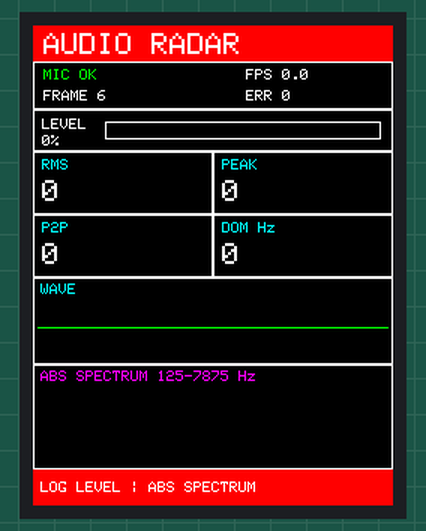
The sketch below on a simulated ESP32-S3. Shown: 240×320 colour display. I2S audio is not simulated (input reads silence); what the sketch prints to the serial monitor is not drawn.

Above: at 1.84 s.
At 39.82 s:
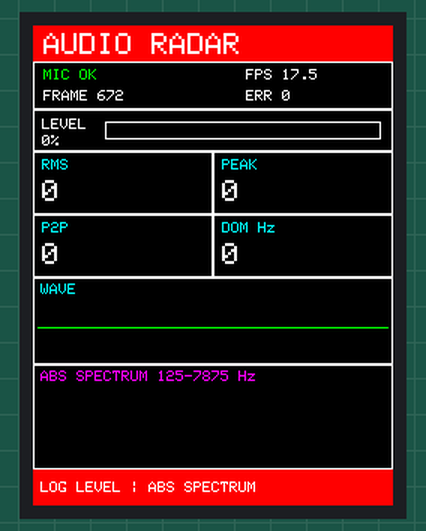

The sketch:

radar.ino
```cpp
/*
  ============================================================
  ESP32 RADAR — УНИВЕРСАЛЬНЫЙ АНАЛИЗАТОР ЗВУКА
  ============================================================

  Оборудование:
    ESP32-S3 N16R8
    TFT ST7789 240x320
    цифровой микрофон ICS-43434

  Возможности:
    - чтение любого звука через I2S;
    - RMS, Peak, P2P, Min, Max и Mean;
    - логарифмический индикатор громкости;
    - осциллограмма из 64 точек;
    - абсолютный спектр из 32 полос;
    - вывод данных через UART0.
*/

#include <Arduino.h>
#include <SPI.h>
#include <Adafruit_GFX.h>
#include <Adafruit_ST7789.h>
#include "driver/i2s.h"
#include <math.h>
#include <stdint.h>

// ============================================================
// TFT ST7789
// ============================================================

static const int TFT_CS_PIN   = 10;
static const int TFT_DC_PIN   = 9;
static const int TFT_RST_PIN  = 8;
static const int TFT_MOSI_PIN = 11;
static const int TFT_SCLK_PIN = 12;

Adafruit_ST7789 tft(
  TFT_CS_PIN,
  TFT_DC_PIN,
  TFT_RST_PIN
);

// ============================================================
// МИКРОФОН ICS-43434
// ============================================================

static const int I2S_BCLK_PIN = 4;
static const int I2S_WS_PIN   = 5;
static const int I2S_DATA_PIN = 6;

static const i2s_port_t I2S_PORT =
  I2S_NUM_0;

// ============================================================
// ПАРАМЕТРЫ АНАЛИЗА
// ============================================================

static const int SAMPLE_RATE = 16000;
static const int READ_SAMPLES = 512;

static const int WAVE_POINTS = 64;
static const int SPECTRUM_BANDS = 32;

static const int WARMUP_BUFFERS = 8;

// Serial примерно 8 раз в секунду.
static const int SERIAL_EVERY_FRAMES = 3;

// TFT примерно 4 раза в секунду.
static const int TFT_EVERY_FRAMES = 6;

// Центры спектральных полос: 125, 375 ... 7875 Гц.
static const float SPECTRUM_FIRST_HZ =
  125.0f;

static const float SPECTRUM_STEP_HZ =
  250.0f;

// Диапазон логарифмического индикатора громкости.
static const float RMS_SCALE_MIN =
  5000.0f;

static const float RMS_SCALE_MAX =
  700000.0f;

// Диапазон абсолютной шкалы спектра.
static const float SPECTRUM_SCALE_MIN =
  300.0f;

static const float SPECTRUM_SCALE_MAX =
  150000.0f;

// Порог приближения к пределу 24-битного сигнала.
static const int32_t CLIP_THRESHOLD =
  7500000;

// ============================================================
// БУФЕРЫ И ДАННЫЕ
// ============================================================

int32_t samples[READ_SAMPLES];

struct AudioFrame {
  uint32_t frameNumber;
  uint32_t timeMs;

  int count;

  int32_t mean;
  int32_t minimum;
  int32_t maximum;

  int32_t rms;
  int32_t peak;
  int32_t p2p;

  int levelPercent;
  int clip;

  int16_t wave[WAVE_POINTS];
  uint16_t spectrum[SPECTRUM_BANDS];

  float spectrumMaximum;
  float dominantFrequency;
  float dominantAmplitude;
};

AudioFrame currentFrame;

bool micReady = false;

uint32_t frameCounter = 0;
uint32_t readErrors = 0;

uint32_t fpsStartedAt = 0;
uint32_t fpsFrameCount = 0;

float currentFps = 0.0f;

// ============================================================
// ВСПОМОГАТЕЛЬНЫЕ ФУНКЦИИ
// ============================================================

int clampInt(
  int value,
  int minimum,
  int maximum
) {
  if (value < minimum) {
    return minimum;
  }

  if (value > maximum) {
    return maximum;
  }

  return value;
}

int32_t absoluteInt32(int32_t value) {
  if (value == INT32_MIN) {
    return INT32_MAX;
  }

  return value < 0
    ? -value
    : value;
}

// Логарифмическая шкала громкости.
int rmsToPercent(int32_t rms) {
  float value =
    (float)rms;

  if (value <= RMS_SCALE_MIN) {
    return 0;
  }

  if (value >= RMS_SCALE_MAX) {
    return 100;
  }

  float currentDb =
    20.0f *
    log10f(
      value /
      RMS_SCALE_MIN
    );

  float maximumDb =
    20.0f *
    log10f(
      RMS_SCALE_MAX /
      RMS_SCALE_MIN
    );

  int percent =
    (int)roundf(
      currentDb /
      maximumDb *
      100.0f
    );

  return clampInt(
    percent,
    0,
    100
  );
}

// Абсолютная логарифмическая шкала спектра.
uint16_t spectrumAmplitudeToLevel(
  float amplitude
) {
  if (amplitude <= SPECTRUM_SCALE_MIN) {
    return 0;
  }

  if (amplitude >= SPECTRUM_SCALE_MAX) {
    return 1000;
  }

  float currentDb =
    20.0f *
    log10f(
      amplitude /
      SPECTRUM_SCALE_MIN
    );

  float maximumDb =
    20.0f *
    log10f(
      SPECTRUM_SCALE_MAX /
      SPECTRUM_SCALE_MIN
    );

  int level =
    (int)roundf(
      currentDb /
      maximumDb *
      1000.0f
    );

  return
    (uint16_t)clampInt(
      level,
      0,
      1000
    );
}

void formatCompact(
  double value,
  char *buffer,
  size_t bufferSize
) {
  double absoluteValue =
    fabs(value);

  if (absoluteValue >= 1000000.0) {
    snprintf(
      buffer,
      bufferSize,
      "%.1fM",
      value / 1000000.0
    );
  } else if (absoluteValue >= 1000.0) {
    snprintf(
      buffer,
      bufferSize,
      "%.1fK",
      value / 1000.0
    );
  } else {
    snprintf(
      buffer,
      bufferSize,
      "%.0f",
      value
    );
  }
}

// ============================================================
// I2S
// ============================================================

bool setupI2S() {
  i2s_config_t config = {
    .mode =
      (i2s_mode_t)(
        I2S_MODE_MASTER |
        I2S_MODE_RX
      ),

    .sample_rate =
      SAMPLE_RATE,

    .bits_per_sample =
      I2S_BITS_PER_SAMPLE_32BIT,

    .channel_format =
      I2S_CHANNEL_FMT_ONLY_LEFT,

    .communication_format =
      I2S_COMM_FORMAT_STAND_I2S,

    .intr_alloc_flags =
      ESP_INTR_FLAG_LEVEL1,

    .dma_buf_count =
      8,

    .dma_buf_len =
      256,

    .use_apll =
      false,

    .tx_desc_auto_clear =
      false,

    .fixed_mclk =
      0
  };

  i2s_pin_config_t pins = {
    .bck_io_num =
      I2S_BCLK_PIN,

    .ws_io_num =
      I2S_WS_PIN,

    .data_out_num =
      I2S_PIN_NO_CHANGE,

    .data_in_num =
      I2S_DATA_PIN
  };

  esp_err_t error =
    i2s_driver_install(
      I2S_PORT,
      &config,
      0,
      nullptr
    );

  if (error != ESP_OK) {
    Serial.printf(
      "# I2S_DRIVER_ERROR=%d\n",
      (int)error
    );

    return false;
  }

  error =
    i2s_set_pin(
      I2S_PORT,
      &pins
    );

  if (error != ESP_OK) {
    Serial.printf(
      "# I2S_PIN_ERROR=%d\n",
      (int)error
    );

    return false;
  }

  i2s_zero_dma_buffer(
    I2S_PORT
  );

  return true;
}

void warmUpMicrophone() {
  for (
    int bufferNumber = 0;
    bufferNumber < WARMUP_BUFFERS;
    bufferNumber++
  ) {
    size_t bytesRead = 0;

    i2s_read(
      I2S_PORT,
      samples,
      sizeof(samples),
      &bytesRead,
      pdMS_TO_TICKS(100)
    );
  }
}

// ============================================================
// СПЕКТР
// ============================================================

float calculateBandAmplitude(
  float frequency,
  int count,
  int32_t mean
) {
  const float pi =
    3.14159265358979323846f;

  float omega =
    2.0f *
    pi *
    frequency /
    SAMPLE_RATE;

  float coefficient =
    2.0f *
    cosf(omega);

  float q0 = 0.0f;
  float q1 = 0.0f;
  float q2 = 0.0f;

  for (
    int index = 0;
    index < count;
    index++
  ) {
    float value =
      (float)(
        (samples[index] >> 8) -
        mean
      );

    q0 =
      value +
      coefficient * q1 -
      q2;

    q2 = q1;
    q1 = q0;
  }

  float power =
    q1 * q1 +
    q2 * q2 -
    coefficient * q1 * q2;

  if (power < 0.0f) {
    power = 0.0f;
  }

  return
    2.0f *
    sqrtf(power) /
    count;
}

void calculateSpectrum(
  int count,
  int32_t mean
) {
  float maximumAmplitude = 0.0f;
  float dominantAmplitude = 0.0f;
  float dominantFrequency = 0.0f;

  for (
    int band = 0;
    band < SPECTRUM_BANDS;
    band++
  ) {
    float frequency =
      SPECTRUM_FIRST_HZ +
      band *
      SPECTRUM_STEP_HZ;

    float amplitude =
      calculateBandAmplitude(
        frequency,
        count,
        mean
      );

    currentFrame.spectrum[band] =
      spectrumAmplitudeToLevel(
        amplitude
      );

    if (
      amplitude >
      maximumAmplitude
    ) {
      maximumAmplitude =
        amplitude;
    }

    if (
      amplitude >
      dominantAmplitude
    ) {
      dominantAmplitude =
        amplitude;

      dominantFrequency =
        frequency;
    }
  }

  currentFrame.spectrumMaximum =
    maximumAmplitude;

  currentFrame.dominantFrequency =
    dominantFrequency;

  currentFrame.dominantAmplitude =
    dominantAmplitude;
}

// ============================================================
// ОСЦИЛЛОГРАММА
// ============================================================

void calculateWave(
  int count,
  int32_t mean
) {
  int32_t maximumAbsolute = 1;

  for (
    int index = 0;
    index < count;
    index++
  ) {
    int32_t centered =
      (samples[index] >> 8) -
      mean;

    int32_t absoluteValue =
      absoluteInt32(centered);

    if (
      absoluteValue >
      maximumAbsolute
    ) {
      maximumAbsolute =
        absoluteValue;
    }
  }

  for (
    int point = 0;
    point < WAVE_POINTS;
    point++
  ) {
    int sourceIndex =
      (
        point *
        (count - 1)
      ) /
      (
        WAVE_POINTS - 1
      );

    int32_t centered =
      (samples[sourceIndex] >> 8) -
      mean;

    int32_t normalized =
      (
        (int64_t)centered *
        1000
      ) /
      maximumAbsolute;

    currentFrame.wave[point] =
      (int16_t)clampInt(
        normalized,
        -1000,
        1000
      );
  }
}

// ============================================================
// ЧТЕНИЕ МИКРОФОНА
// ============================================================

bool readMicrophone() {
  size_t bytesRead = 0;

  esp_err_t error =
    i2s_read(
      I2S_PORT,
      samples,
      sizeof(samples),
      &bytesRead,
      pdMS_TO_TICKS(100)
    );

  if (
    error != ESP_OK ||
    bytesRead == 0
  ) {
    readErrors++;
    return false;
  }

  int count =
    bytesRead /
    sizeof(int32_t);

  if (count <= 0) {
    readErrors++;
    return false;
  }

  int64_t sum = 0;

  int32_t minimumValue =
    INT32_MAX;

  int32_t maximumValue =
    INT32_MIN;

  for (
    int index = 0;
    index < count;
    index++
  ) {
    int32_t value =
      samples[index] >> 8;

    sum += value;

    if (value < minimumValue) {
      minimumValue = value;
    }

    if (value > maximumValue) {
      maximumValue = value;
    }
  }

  int32_t mean =
    (int32_t)(
      sum /
      count
    );

  uint64_t squareSum = 0;
  int32_t peak = 0;

  for (
    int index = 0;
    index < count;
    index++
  ) {
    int32_t centered =
      (samples[index] >> 8) -
      mean;

    int32_t absoluteValue =
      absoluteInt32(centered);

    if (absoluteValue > peak) {
      peak = absoluteValue;
    }

    int64_t square =
      (int64_t)centered *
      (int64_t)centered;

    squareSum +=
      (uint64_t)square;
  }

  double meanSquare =
    (double)squareSum /
    count;

  int32_t rms =
    (int32_t)sqrt(meanSquare);

  currentFrame.frameNumber =
    ++frameCounter;

  currentFrame.timeMs =
    millis();

  currentFrame.count =
    count;

  currentFrame.mean =
    mean;

  currentFrame.minimum =
    minimumValue;

  currentFrame.maximum =
    maximumValue;

  currentFrame.rms =
    rms;

  currentFrame.peak =
    peak;

  currentFrame.p2p =
    maximumValue -
    minimumValue;

  currentFrame.levelPercent =
    rmsToPercent(rms);

  currentFrame.clip =
    peak >= CLIP_THRESHOLD
      ? 1
      : 0;

  calculateWave(
    count,
    mean
  );

  calculateSpectrum(
    count,
    mean
  );

  fpsFrameCount++;

  return true;
}

// ============================================================
// FPS
// ============================================================

void updateFps() {
  uint32_t now =
    millis();

  uint32_t elapsed =
    now -
    fpsStartedAt;

  if (elapsed < 1000) {
    return;
  }

  currentFps =
    (
      (float)fpsFrameCount *
      1000.0f
    ) /
    elapsed;

  fpsFrameCount = 0;
  fpsStartedAt = now;
}

// ============================================================
// TFT
// ============================================================

void drawStaticInterface() {
  tft.fillScreen(
    ST77XX_BLACK
  );

  tft.fillRect(
    0,
    0,
    240,
    24,
    ST77XX_RED
  );

  tft.setTextSize(2);

  tft.setTextColor(
    ST77XX_WHITE,
    ST77XX_RED
  );

  tft.setCursor(7, 5);
  tft.print("AUDIO RADAR");

  tft.drawRect(0, 24, 240, 32, ST77XX_WHITE);
  tft.drawRect(0, 56, 240, 28, ST77XX_WHITE);

  tft.drawRect(0, 84, 120, 42, ST77XX_WHITE);
  tft.drawRect(120, 84, 120, 42, ST77XX_WHITE);

  tft.drawRect(0, 126, 120, 42, ST77XX_WHITE);
  tft.drawRect(120, 126, 120, 42, ST77XX_WHITE);

  tft.drawRect(0, 168, 240, 58, ST77XX_WHITE);
  tft.drawRect(0, 226, 240, 70, ST77XX_WHITE);

  tft.fillRect(
    0,
    296,
    240,
    24,
    ST77XX_RED
  );

  tft.setTextSize(1);

  tft.setTextColor(
    ST77XX_WHITE,
    ST77XX_RED
  );

  tft.setCursor(5, 304);
  tft.print("LOG LEVEL | ABS SPECTRUM");
}

void drawValueCell(
  int x,
  int y,
  int width,
  int height,
  const char *label,
  double value,
  uint16_t labelColor
) {
  char valueText[20];

  formatCompact(
    value,
    valueText,
    sizeof(valueText)
  );

  tft.fillRect(
    x + 1,
    y + 1,
    width - 2,
    height - 2,
    ST77XX_BLACK
  );

  tft.setTextSize(1);

  tft.setTextColor(
    labelColor,
    ST77XX_BLACK
  );

  tft.setCursor(
    x + 6,
    y + 5
  );

  tft.print(label);

  tft.setTextSize(2);

  tft.setTextColor(
    ST77XX_WHITE,
    ST77XX_BLACK
  );

  tft.setCursor(
    x + 6,
    y + 19
  );

  tft.print(valueText);
}

void drawWaveform() {
  const int graphX = 3;
  const int graphTop = 181;
  const int graphBottom = 221;
  const int graphMiddle =
    (
      graphTop +
      graphBottom
    ) /
    2;

  tft.fillRect(
    1,
    169,
    238,
    56,
    ST77XX_BLACK
  );

  tft.setTextSize(1);

  tft.setTextColor(
    ST77XX_CYAN,
    ST77XX_BLACK
  );

  tft.setCursor(5, 172);
  tft.print("WAVE");

  tft.drawFastHLine(
    graphX,
    graphMiddle,
    234,
    ST77XX_BLUE
  );

  int previousX =
    graphX;

  int previousY =
    graphMiddle;

  for (
    int point = 0;
    point < WAVE_POINTS;
    point++
  ) {
    int x =
      graphX +
      (
        point *
        233
      ) /
      (
        WAVE_POINTS - 1
      );

    int y =
      graphMiddle -
      (
        currentFrame.wave[point] *
        19
      ) /
      1000;

    y =
      clampInt(
        y,
        graphTop,
        graphBottom
      );

    if (point > 0) {
      tft.drawLine(
        previousX,
        previousY,
        x,
        y,
        ST77XX_GREEN
      );
    }

    previousX = x;
    previousY = y;
  }
}

void drawSpectrum() {
  const int graphX = 4;
  const int graphY = 241;
  const int graphHeight = 50;
  const int barWidth = 7;

  tft.fillRect(
    1,
    227,
    238,
    68,
    ST77XX_BLACK
  );

  tft.setTextSize(1);

  tft.setTextColor(
    ST77XX_MAGENTA,
    ST77XX_BLACK
  );

  tft.setCursor(5, 230);
  tft.print("ABS SPECTRUM 125-7875 Hz");

  for (
    int band = 0;
    band < SPECTRUM_BANDS;
    band++
  ) {
    int height =
      (
        currentFrame.spectrum[band] *
        graphHeight
      ) /
      1000;

    height =
      clampInt(
        height,
        0,
        graphHeight
      );

    int x =
      graphX +
      band *
      barWidth;

    int y =
      graphY +
      graphHeight -
      height;

    uint16_t color =
      height < 18
        ? ST77XX_BLUE
        : (
            height < 32
              ? ST77XX_GREEN
              : (
                  height < 44
                    ? ST77XX_YELLOW
                    : ST77XX_RED
                )
          );

    tft.fillRect(
      x,
      graphY,
      barWidth - 1,
      graphHeight,
      ST77XX_BLACK
    );

    if (height > 0) {
      tft.fillRect(
        x,
        y,
        barWidth - 1,
        height,
        color
      );
    }
  }
}

void drawNoData() {
  tft.fillRect(
    1,
    25,
    238,
    30,
    ST77XX_BLACK
  );

  tft.setTextSize(2);

  tft.setTextColor(
    ST77XX_YELLOW,
    ST77XX_BLACK
  );

  tft.setCursor(7, 33);
  tft.print("MIC NO DATA");
}

void updateScreen() {
  tft.fillRect(
    1,
    25,
    238,
    30,
    ST77XX_BLACK
  );

  tft.setTextSize(1);

  tft.setTextColor(
    ST77XX_GREEN,
    ST77XX_BLACK
  );

  tft.setCursor(7, 29);
  tft.print("MIC OK");

  tft.setTextColor(
    ST77XX_WHITE,
    ST77XX_BLACK
  );

  tft.setCursor(7, 43);
  tft.print("FRAME ");
  tft.print(
    currentFrame.frameNumber
  );

  tft.setCursor(142, 29);
  tft.print("FPS ");
  tft.print(
    currentFps,
    1
  );

  tft.setCursor(142, 43);
  tft.print("ERR ");
  tft.print(
    readErrors
  );

  tft.fillRect(
    1,
    57,
    238,
    26,
    ST77XX_BLACK
  );

  tft.setTextSize(1);

  tft.setTextColor(
    ST77XX_WHITE,
    ST77XX_BLACK
  );

  tft.setCursor(6, 62);
  tft.print("LEVEL");

  tft.setCursor(6, 73);
  tft.print(
    currentFrame.levelPercent
  );
  tft.print("%");

  int barX = 48;
  int barY = 64;
  int barWidth = 184;
  int barHeight = 12;

  tft.drawRect(
    barX,
    barY,
    barWidth,
    barHeight,
    ST77XX_WHITE
  );

  tft.fillRect(
    barX + 1,
    barY + 1,
    barWidth - 2,
    barHeight - 2,
    ST77XX_BLACK
  );

  int fillWidth =
    (
      currentFrame.levelPercent *
      (barWidth - 2)
    ) /
    100;

  uint16_t levelColor =
    currentFrame.clip
      ? ST77XX_RED
      : (
          currentFrame.levelPercent < 65
            ? ST77XX_GREEN
            : (
                currentFrame.levelPercent < 85
                  ? ST77XX_YELLOW
                  : ST77XX_RED
              )
        );

  tft.fillRect(
    barX + 1,
    barY + 1,
    fillWidth,
    barHeight - 2,
    levelColor
  );

  if (currentFrame.clip) {
    tft.setTextColor(
      ST77XX_RED,
      ST77XX_BLACK
    );

    tft.setCursor(205, 57);
    tft.print("CLIP");
  }

  drawValueCell(
    0,
    84,
    120,
    42,
    "RMS",
    currentFrame.rms,
    ST77XX_CYAN
  );

  drawValueCell(
    120,
    84,
    120,
    42,
    "PEAK",
    currentFrame.peak,
    ST77XX_CYAN
  );

  drawValueCell(
    0,
    126,
    120,
    42,
    "P2P",
    currentFrame.p2p,
    ST77XX_CYAN
  );

  drawValueCell(
    120,
    126,
    120,
    42,
    "DOM Hz",
    currentFrame.dominantFrequency,
    ST77XX_CYAN
  );

  drawWaveform();
  drawSpectrum();
}

// ============================================================
// SERIAL
// ============================================================

void printSerialFrame() {
  Serial.printf(
    "FRAME T_MS=%lu ID=%lu COUNT=%d MEAN=%ld MIN=%ld MAX=%ld RMS=%ld PEAK=%ld P2P=%ld LEVEL=%d CLIP=%d DOM_HZ=%.1f DOM_AMP=%.1f SPEC_MAX=%.1f READ_ERR=%lu FPS=%.1f\n",
    (unsigned long)currentFrame.timeMs,
    (unsigned long)currentFrame.frameNumber,
    currentFrame.count,
    (long)currentFrame.mean,
    (long)currentFrame.minimum,
    (long)currentFrame.maximum,
    (long)currentFrame.rms,
    (long)currentFrame.peak,
    (long)currentFrame.p2p,
    currentFrame.levelPercent,
    currentFrame.clip,
    currentFrame.dominantFrequency,
    currentFrame.dominantAmplitude,
    currentFrame.spectrumMaximum,
    (unsigned long)readErrors,
    currentFps
  );

  Serial.printf(
    "WAVE T_MS=%lu DATA=",
    (unsigned long)currentFrame.timeMs
  );

  for (
    int point = 0;
    point < WAVE_POINTS;
    point++
  ) {
    if (point > 0) {
      Serial.print(",");
    }

    Serial.print(
      currentFrame.wave[point]
    );
  }

  Serial.println();

  Serial.printf(
    "SPECTRUM T_MS=%lu FIRST_HZ=%.1f STEP_HZ=%.1f SCALE=ABS_LOG DATA=",
    (unsigned long)currentFrame.timeMs,
    SPECTRUM_FIRST_HZ,
    SPECTRUM_STEP_HZ
  );

  for (
    int band = 0;
    band < SPECTRUM_BANDS;
    band++
  ) {
    if (band > 0) {
      Serial.print(",");
    }

    Serial.print(
      currentFrame.spectrum[band]
    );
  }

  Serial.println();
  Serial.println("---");
}

// ============================================================
// SETUP И LOOP
// ============================================================

void setup() {
  Serial.begin(115200);

  delay(800);

  Serial.println();
  Serial.println("# ESP32 RADAR UNIVERSAL AUDIO MONITOR");
  Serial.println("# ESP32-S3 + ST7789 + ICS-43434");
  Serial.println("# FORMAT=FRAME,WAVE,SPECTRUM");
  Serial.println("# LEVEL_SCALE=LOG");
  Serial.println("# SPECTRUM_SCALE=ABS_LOG");
  Serial.println("# SPECTRUM_BANDS=32");
  Serial.println("# SPECTRUM_RANGE=125..7875Hz");

  Serial.printf(
    "# SAMPLE_RATE=%d READ_SAMPLES=%d WAVE_POINTS=%d\n",
    SAMPLE_RATE,
    READ_SAMPLES,
    WAVE_POINTS
  );

  SPI.begin(
    TFT_SCLK_PIN,
    -1,
    TFT_MOSI_PIN,
    TFT_CS_PIN
  );

  tft.init(
    240,
    320
  );

  tft.setRotation(0);

  drawStaticInterface();
  drawNoData();

  micReady =
    setupI2S();

  if (micReady) {
    Serial.println("# MIC=I2S_READY");
    Serial.println("# MIC=WARMUP");

    warmUpMicrophone();

    Serial.println("# MIC=READY");
  } else {
    Serial.println("# MIC=I2S_ERROR");
  }

  fpsStartedAt =
    millis();
}

void loop() {
  if (!micReady) {
    drawNoData();
    delay(500);
    return;
  }

  bool frameOk =
    readMicrophone();

  updateFps();

  if (!frameOk) {
    return;
  }

  if (
    currentFrame.frameNumber %
    SERIAL_EVERY_FRAMES ==
    0
  ) {
    printSerialFrame();
  }

  if (
    currentFrame.frameNumber %
    TFT_EVERY_FRAMES ==
    0
  ) {
    updateScreen();
  }
}
```
